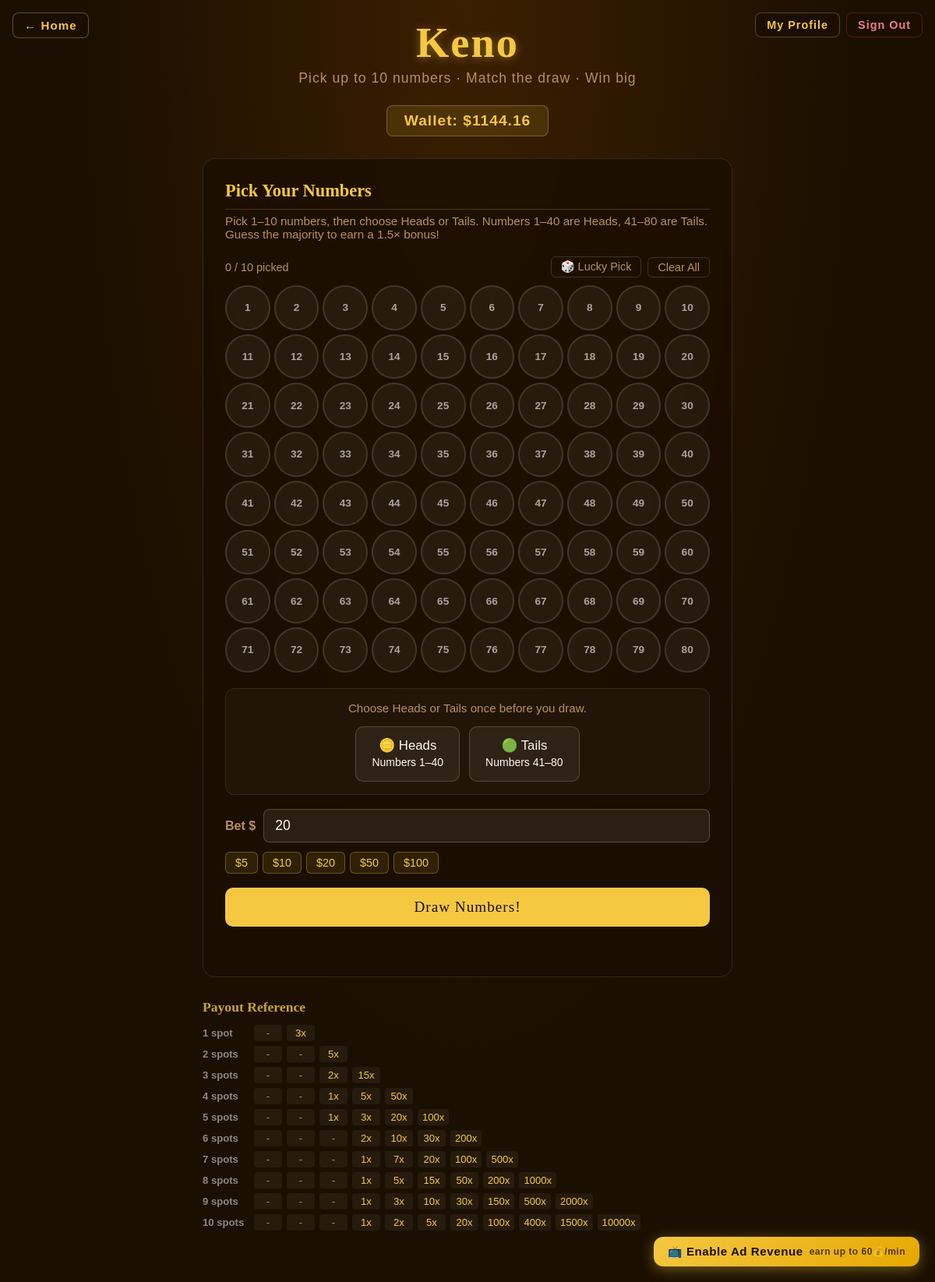
Before: /keno (signed in) with the older database file.
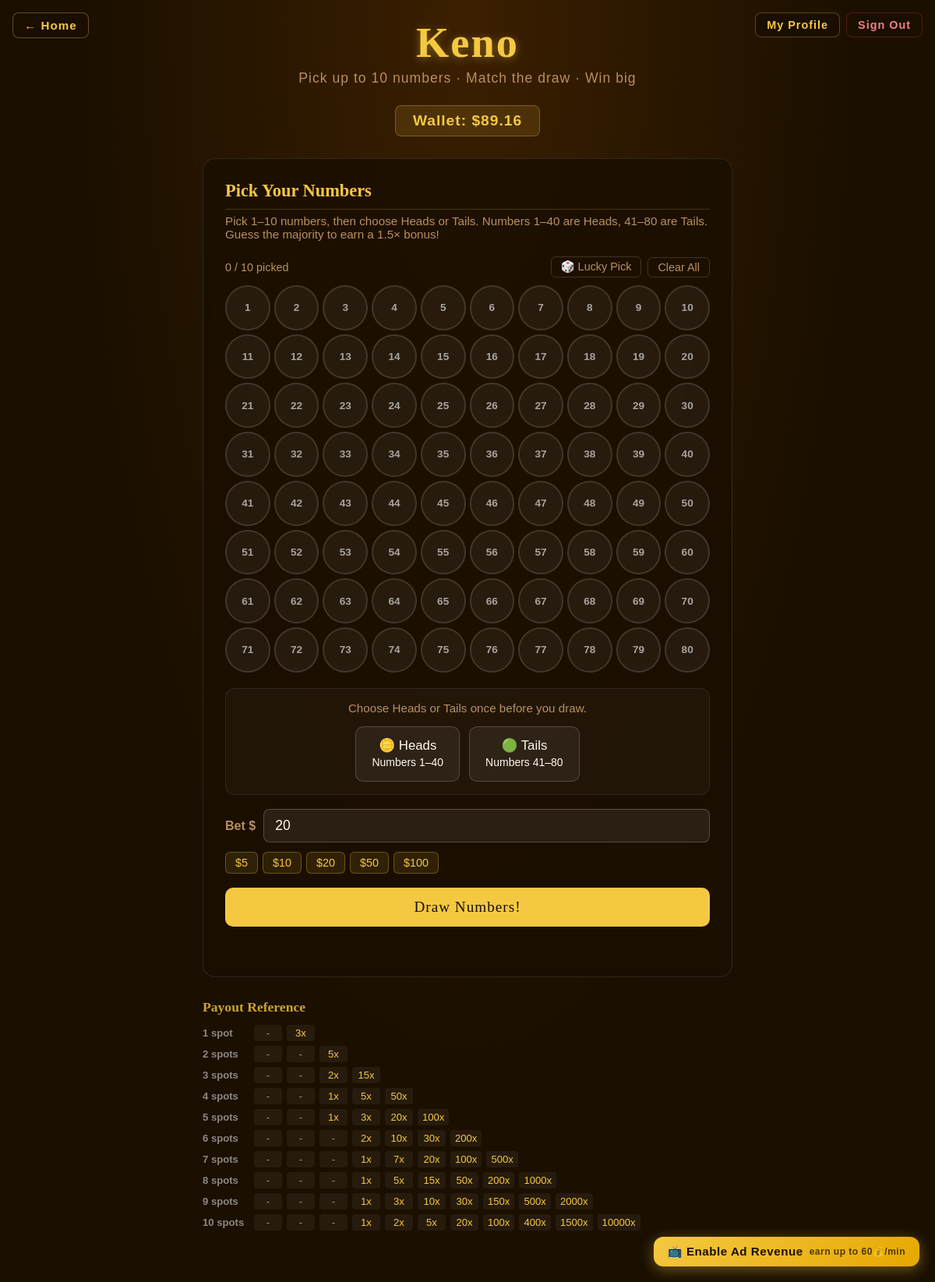
After: the same page with the newer database file.
### tables this page shows
CREATE TABLE users (
            id            INTEGER PRIMARY KEY AUTOINCREMENT,
            username      TEXT    NOT NULL UNIQUE,
            email         TEXT    NOT NULL UNIQUE,
            password_hash TEXT    NOT NULL,
            wallet        REAL    NOT NULL DEFAULT 1000.0,
            total_wagered REAL    NOT NULL DEFAULT 0.0,
            total_won     REAL    NOT NULL DEFAULT 0.0,
            race_wins     INTEGER NOT NULL DEFAULT 0,
            race_plays    INTEGER NOT NULL DEFAULT 0,
            keno_wins     INTEGER NOT NULL DEFAULT 0,
            keno_plays    INTEGER NOT NULL DEFAULT 0,
            win_streak    INTEGER NOT NULL DEFAULT 0,
            best_streak   INTEGER NOT NULL DEFAULT 0,
            created_at    TEXT    NOT NULL
        );

### app.py (the view)
@app.route('/keno')
@login_required
def keno():
    return render_template('Keno.html', user=current_user())

### app.py (called while the page is built)
def get_db():
    if 'db' not in g:
        g.db = sqlite3.connect(DATABASE)
        g.db.row_factory = sqlite3.Row
    return g.db

def login_required(f):
    @wraps(f)
    def decorated(*args, **kwargs):
        if 'user_id' not in session:
            return redirect(url_for('login'))
        return f(*args, **kwargs)
    return decorated

def current_user():
    if 'user_id' not in session:
        return None
    return get_db().execute('SELECT * FROM users WHERE id=?', (session['user_id'],)).fetchone()

### Templates/Keno.html (shortened to what this page needs)
<!DOCTYPE html>
<html lang="en">
<head>
</head>
<body>
<a href="/" class="back-home">&#8592; Home</a>
<div class="nav-right">
  <a href="/profile" class="nav-pill">My Profile</a>
  <a href="/logout"  class="nav-pill logout">Sign Out</a>
</div>
<h1>Keno</h1>
<p class="subtitle">Pick up to 10 numbers &middot; Match the draw &middot; Win big</p>
<div class="wallet-bar">Wallet: $<span id="wallet-display">{% if user is defined and user %}{{ "%.2f"|format(user['wallet']) }}{% else %}1000.00{% endif %}</span></div>
<div class="card" id="main-card">
  <h2>Pick Your Numbers</h2>
  <p class="card-desc">Pick 1–10 numbers, then choose Heads or Tails. Numbers 1–40 are Heads, 41–80 are Tails. Guess the majority to earn a 1.5× bonus!</p>
  <div class="grid-header">
    <span id="picks-counter">0 / 10 picked</span>
    <div style="display:flex;gap:8px; align-items:center;">
      <button class="clear-btn lucky-btn" onclick="luckyPick()">🎲 Lucky Pick</button>
      <button class="clear-btn" onclick="clearPicks()">Clear All</button>
    </div>
  </div>
  <div class="keno-grid" id="keno-grid"></div>
  <div class="guess-panel" id="guess-panel">
    <div class="guess-hint" id="guess-hint">Choose Heads or Tails once before you draw.</div>
    <div class="guess-buttons">
      <button class="guess-btn" id="side-h" onclick="selectSide('H')">🪙 Heads<br><small>Numbers 1–40</small></button>
      <button class="guess-btn" id="side-t" onclick="selectSide('T')">🟢 Tails<br><small>Numbers 41–80</small></button>
    </div>
  </div>
  <div class="bet-row">
    <label>Bet $</label>
    <input type="number" id="bet-input" min="1" step="1" value="20" />
  </div>
  <div class="quick-bets">
    <span class="quick-bet" onclick="setBet(5)">$5</span>
    <span class="quick-bet" onclick="setBet(10)">$10</span>
    <span class="quick-bet" onclick="setBet(20)">$20</span>
    <span class="quick-bet" onclick="setBet(50)">$50</span>
    <span class="quick-bet" onclick="setBet(100)">$100</span>
  </div>
  <button class="draw-btn" id="draw-btn" onclick="runDraw()">Draw Numbers!</button>
  <div class="draw-status" id="draw-status"></div>
</div>
<div class="payout-table-wrap">
  <h3>Payout Reference</h3>
  <div id="payout-ref"></div>
</div>
<div class="confetti-wrap" id="confetti-wrap"></div>
<button class="ad-toggle-btn" id="ad-toggle-btn" onclick="window._adSystem.toggle()">
  📺 Enable Ad Revenue <span class="ad-earn-rate">earn up to 60💰/min</span>
</button>
</body>
</html>

Changed rows visible on the page:
changed users: wallet "1144.16" → "89.16"
